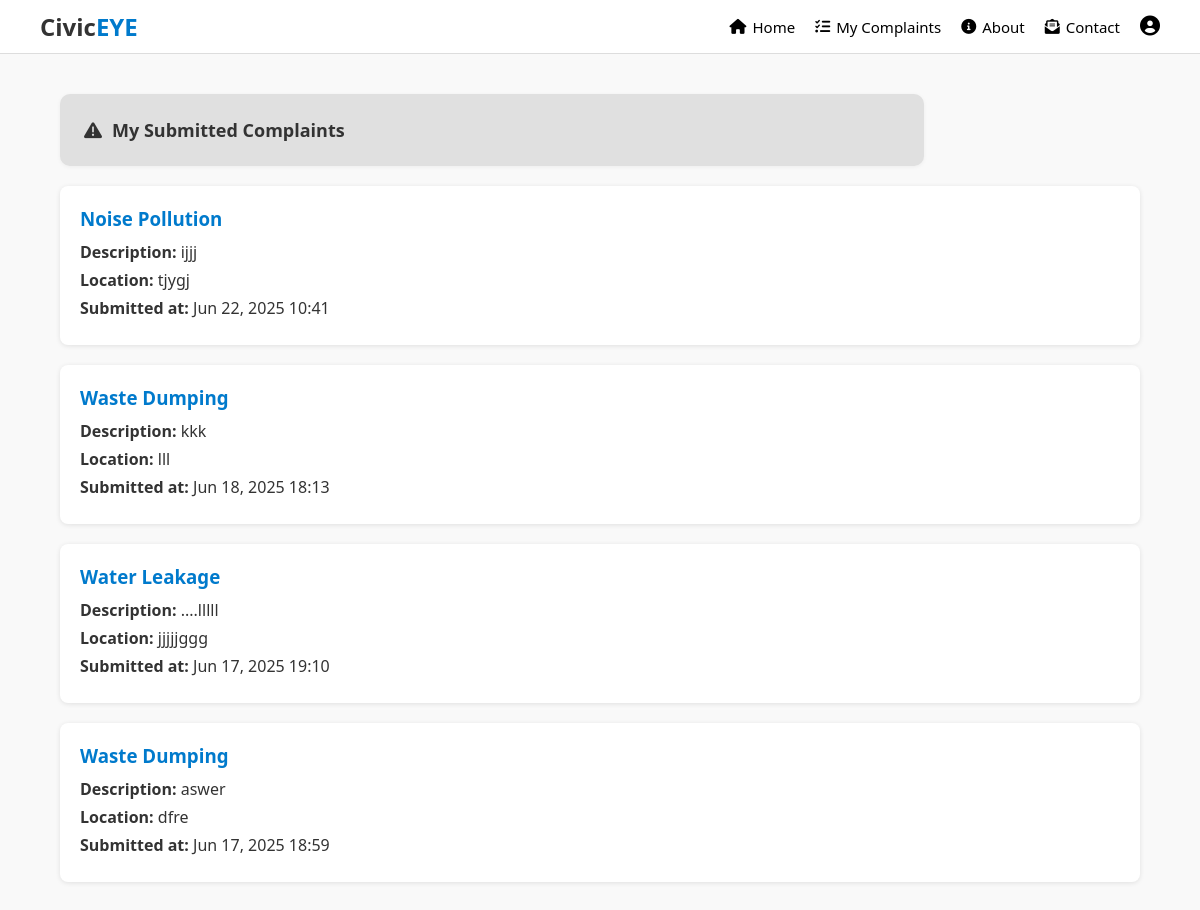
Page /view_complaint (signed in) on the earlier database version.
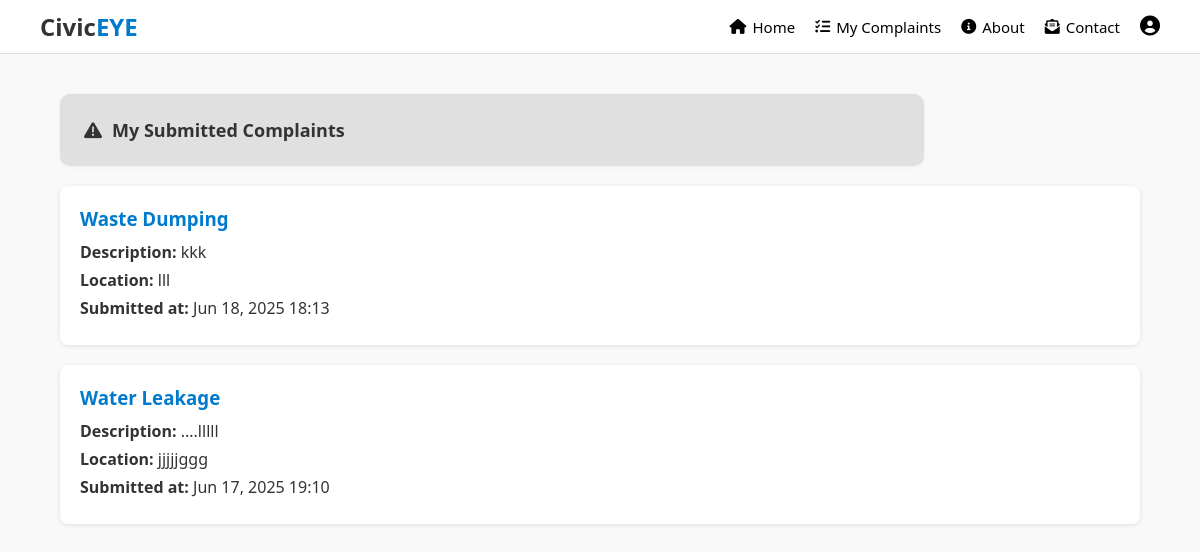
Same page on the later database version.
### myapp/models.py (models this page shows, shortened)
class Complaint(models.Model):
    COMPLAINT_TYPES = [
        ('waste_dumping', 'Waste Dumping'),
        ('public_nuisance', 'Public Nuisance'),
        ('traffic_violations', 'Traffic Violations'),
        ('water_leakage', 'Water Leakage'),
        ('street_light', 'Street Light Issue'),
        ('noise_pollution', 'Noise Pollution'),
        ('illegal_construction', 'Illegal Construction'),
        ('stray_animals', 'Stray Animals'),
        ('other', 'Other'),
    ]
    STATUS_CHOICES = [
        ('pending', 'Pending'),
        ('in_progress', 'In progress'),
        ('resolved', 'Resolved'),
    ]
    user = models.ForeignKey(Signup, on_delete=models.CASCADE)
    description = models.TextField()
    complaint_type = models.CharField(max_length=50, choices=COMPLAINT_TYPES)
    location = models.CharField(max_length=255)
    proof = models.FileField(upload_to='media/image', null=True, blank=True)
    submitted_at = models.DateTimeField(auto_now_add=True)
    verified = models.BooleanField(default=False)
    status=models.CharField(max_length=50, choices=STATUS_CHOICES, default='pending')

### myapp/views.py (the view)
# urls.py: path('view_complaint', views.view_complaint, name='view_complaint'),
def view_complaint(request):
    user_id = request.session.get('user_id')
    if not user_id:
        return redirect('sign_in')
    user = Signup.objects.get(id=user_id)
    complaints = Complaint.objects.filter(user=user).order_by('-submitted_at')
    return render(request, 'view_complaint.html', {'complaints': complaints})

### template/view_complaint.html (shortened to what this page needs)
<!DOCTYPE html>
<html lang="en">
<head>
  <link rel="stylesheet" href="https://cdnjs.cloudflare.com/ajax/libs/font-awesome/6.0.0-beta3/css/all.min.css">
</head>
<body>
  <header>
    <div class="logo">Civic<span>EYE</span></div>
    <nav>
      <a href="{% url 'user_home_login' %}"><i class="fas fa-home"></i> Home</a>
      <a href="{% url 'view_complaint' %}"><i class="fas fa-tasks"></i> My Complaints</a>
      <a href="{% url 'about_view' %}"><i class="fas fa-info-circle"></i>About</a>
      <a href="{% url 'contact_view' %}"><i class="fas fa-envelope-open-text"></i>Contact</a>
      <div class="profile-menu">
        <i class="fas fa-user-circle profile-icon"></i>
      </div>
    </nav>
  </header>
  <div class="content">
    <div class="complaints-box">
      <i class="fas fa-exclamation-triangle"></i> My Submitted Complaints
    </div>
    {% if complaints %}
      {% for complaint in complaints %}
        <div class="complaint-card">
          <h3>{{ complaint.get_complaint_type_display }}</h3>
          <p><strong>Description:</strong> {{ complaint.description }}</p>
          <p><strong>Location:</strong> {{ complaint.location }}</p>
          <p><strong>Submitted at:</strong> {{ complaint.submitted_at|date:"M d, Y H:i" }}</p>
        </div>
      {% endfor %}
    {% else %}
      <p style="margin-top: 20px; font-style: italic;">You haven’t submitted any complaints yet.</p>
    {% endif %}
  </div>
</body>
</html>

Differences in the rows shown:
removed Complaint: complaint_type "Noise Pollution", description "ijjj", location "tjygj", submitted_at "Jun 22, 2025 10:41"
removed Complaint: complaint_type "Waste Dumping", description "aswer", location "dfre", submitted_at "Jun 17, 2025 18:59"
